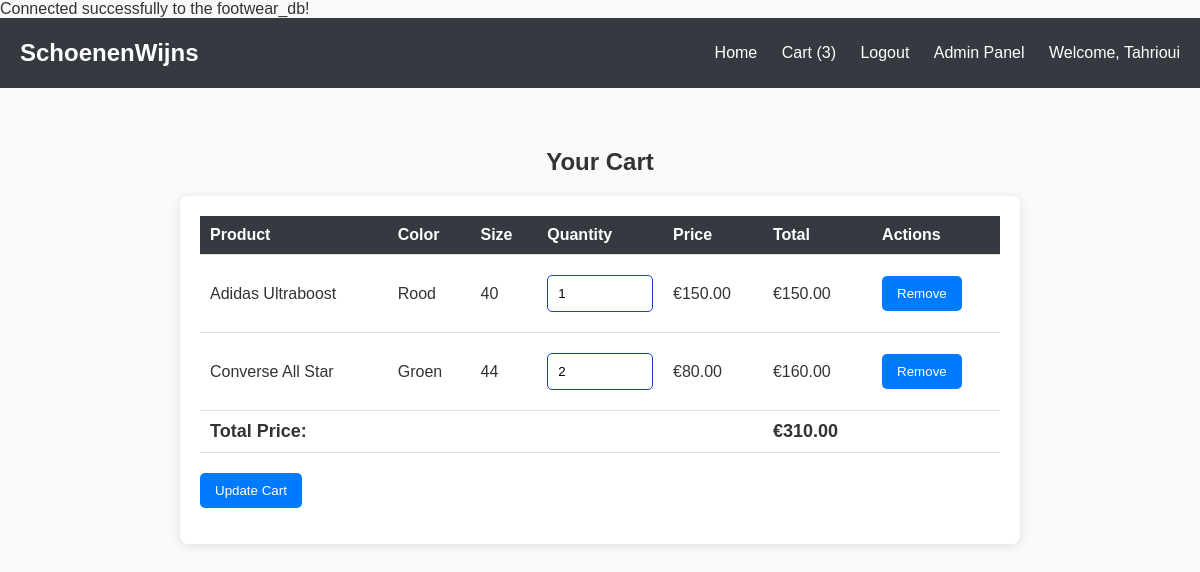
The app's page /footwear/cart.php (signed in) with its own data.
### tables this page shows
CREATE TABLE `cart` (
  `user_id` int(11) NOT NULL,
  `artikelnr` int(11) NOT NULL,
  `variantnr` int(11) NOT NULL,
  `aantal` int(11) DEFAULT NULL
);

CREATE TABLE `products` (
  `artikelnr` int(11) NOT NULL,
  `naam` varchar(100) DEFAULT NULL,
  `prijs` decimal(10,2) DEFAULT NULL,
  `type_of_shoe` varchar(50) DEFAULT NULL,
  `directory` varchar(255) DEFAULT NULL,
  `product_information` text DEFAULT NULL
);

CREATE TABLE `productvariant` (
  `artikelnr` int(11) NOT NULL,
  `variantnr` int(11) NOT NULL,
  `kleur` varchar(50) DEFAULT NULL,
  `maat` int(11) DEFAULT NULL,
  `stock` int(11) DEFAULT NULL,
  `bought_counter` int(11) DEFAULT NULL,
  `variant_directory` varchar(255) DEFAULT NULL
);

### footwear/cart.php (the view, shortened to what this page needs)
<?php
include 'connect.php';
$user_id = $_SESSION['user_id'];
$sql = "SELECT p.naam, pv.kleur, pv.maat, c.aantal, p.prijs, c.artikelnr, c.variantnr
        FROM Cart c
        JOIN ProductVariant pv ON c.artikelnr = pv.artikelnr AND c.variantnr = pv.variantnr
        JOIN Products p ON c.artikelnr = p.artikelnr
        WHERE c.user_id = ?";
$stmt = $conn->prepare($sql);
$stmt->bind_param("i", $user_id);
$stmt->execute();
$result = $stmt->get_result();
?>
<!DOCTYPE html>
<html lang="en">
<head>
    <link rel="stylesheet" href="css/style.css">
    <link rel="stylesheet" href="css/cart.css">
</head>
<body>
<header>
    <div class="logo">SchoenenWijns</div>
    <nav>
        <ul>
            <li><a href="index.php">Home</a></li>
            <?php if (isset($_SESSION['user_id'])): ?>
                <li><a href="cart.php">Cart (<?php echo isset($_SESSION['cart_count']) ? $_SESSION['cart_count'] : '0'; ?>)</a></li>
                <li><a href="logout.php">Logout</a></li>
                <?php if ($_SESSION['user_type'] == 'admin'): ?>
                    <li><a href="adminPanel.php">Admin Panel</a></li>
                <?php endif; ?>
                <li><a href="#">Welcome, <?php echo $_SESSION['voornaam']; ?></a></li>
            <?php else: ?>
                <li><a href="login_register.php">Login/Register</a></li>
            <?php endif; ?>
        </ul>
    </nav>
</header>
<main>
    <h2>Your Cart</h2>
    <div class="cart-items">
        <?php if ($result->num_rows > 0): ?>
            <form action="update_cart.php" method="POST">
                <table>
                    <tr>
                        <th>Product</th>
                        <th>Color</th>
                        <th>Size</th>
                        <th>Quantity</th>
                        <th>Price</th>
                        <th>Total</th>
                        <th>Actions</th>
                    </tr>
                    <?php
                    $total_price = 0;
                    while ($row = $result->fetch_assoc()):
                        $item_total = $row['aantal'] * $row['prijs'];
                        $total_price += $item_total;
                    ?>
                    <tr>
                        <td><?php echo $row['naam']; ?></td>
                        <td><?php echo $row['kleur']; ?></td>
                        <td><?php echo $row['maat']; ?></td>
                        <td>
                            <input type="number" name="quantities[<?php echo $row['artikelnr']; ?>][<?php echo $row['variantnr']; ?>]" value="<?php echo $row['aantal']; ?>" min="1" max="100">
                        </td>
                        <td>€<?php echo number_format($row['prijs'], 2); ?></td>
                        <td>€<?php echo number_format($item_total, 2); ?></td>
                        <td>
                            <button type="submit" name="remove" value="<?php echo $row['artikelnr'] . '-' . $row['variantnr']; ?>">Remove</button>
                        </td>
                    </tr>
                    <?php endwhile; ?>
                    <tr>
                        <td colspan="5" class="total">Total Price:</td>
                        <td class="total">€<?php echo number_format($total_price, 2); ?></td>
                        <td></td>
                    </tr>
                </table>
                <button type="submit" name="update_cart">Update Cart</button>
            </form>
        <?php else: ?>
            <p class="empty-cart">Your cart is empty.</p>
        <?php endif; ?>
    </div>
</main>
</body>
</html>

### footwear/css/style.css (style rules this page uses)
body { font-family: Arial, sans-serif; background-color: #f8f9fa; color: #353030; margin: 0; padding: 0; }
header { background-color: #292e33; color: white; padding: 10px 20px; display: flex; justify-content: space-between; align-items: center; }
.logo { font-size: 24px; font-weight: bold; }
nav ul { list-style: none; padding: 0; }
nav ul li { display: inline; margin-left: 20px; }
nav ul li a { color: white; text-decoration: none; }
main { padding: 40px 20px; }
h2, h3 { text-align: center; margin-bottom: 20px; }
input[type="text"], input[type="email"], input[type="password"], input[type="number"] { width: 100%; padding: 10px; margin: 10px 0; border: 1px solid #193ecf; border-radius: 5px; transition: border-color 0.3s; }
.cart-items { max-width: 800px; margin: 0 auto; padding: 20px; background-color: white; border-radius: 8px; box-shadow: 0 2px 10px rgba(0, 0, 0, 0.1); }
h2 { text-align: center; margin-top: 20px; }
table { width: 100%; border-collapse: collapse; margin-bottom: 20px; }
th, td { padding: 10px; text-align: left; border-bottom: 1px solid #ddd; }
th { background-color: #343a40; color: white; }
.total { font-weight: bold; font-size: 18px; }

### footwear/css/cart.css (style rules this page uses)
body { font-family: Arial, sans-serif; background-color: #f8f9fa; color: #333; margin: 0; padding: 0; }
header { background-color: #343a40; color: white; padding: 10px 20px; display: flex; justify-content: space-between; align-items: center; }
.logo { font-size: 24px; font-weight: bold; }
nav ul { list-style: none; padding: 0; }
nav ul li { display: inline; margin-left: 20px; }
nav ul li a { color: white; text-decoration: none; }
h2 { text-align: center; margin-top: 20px; }
.cart-items { max-width: 800px; margin: 0 auto; padding: 20px; background-color: white; border-radius: 8px; box-shadow: 0 2px 10px rgba(0, 0, 0, 0.1); }
table { width: 100%; border-collapse: collapse; margin-bottom: 20px; }
th, td { padding: 10px; text-align: left; border-bottom: 1px solid #ddd; }
th { background-color: #343a40; color: white; }
button { background-color: #007bff; color: white; border: none; padding: 10px 15px; border-radius: 5px; cursor: pointer; transition: background-color 0.3s ease; }
.total { font-weight: bold; font-size: 18px; }

### records on screen
cart: products.naam "Adidas Ultraboost", productvariant.kleur "Rood", productvariant.maat "40", variantnr+aantal "1", products.prijs "150.00"
cart: products.naam "Converse All Star", productvariant.kleur "Groen", productvariant.maat "44", aantal "2", products.prijs "80.00", aantal.prijs "160.00", $row['artikelnr'] 3 (drawn)

### other values on screen
$_SESSION['cart_count'] "3"
$_SESSION['voornaam'] "Tahrioui"
$total_price "310.00"
